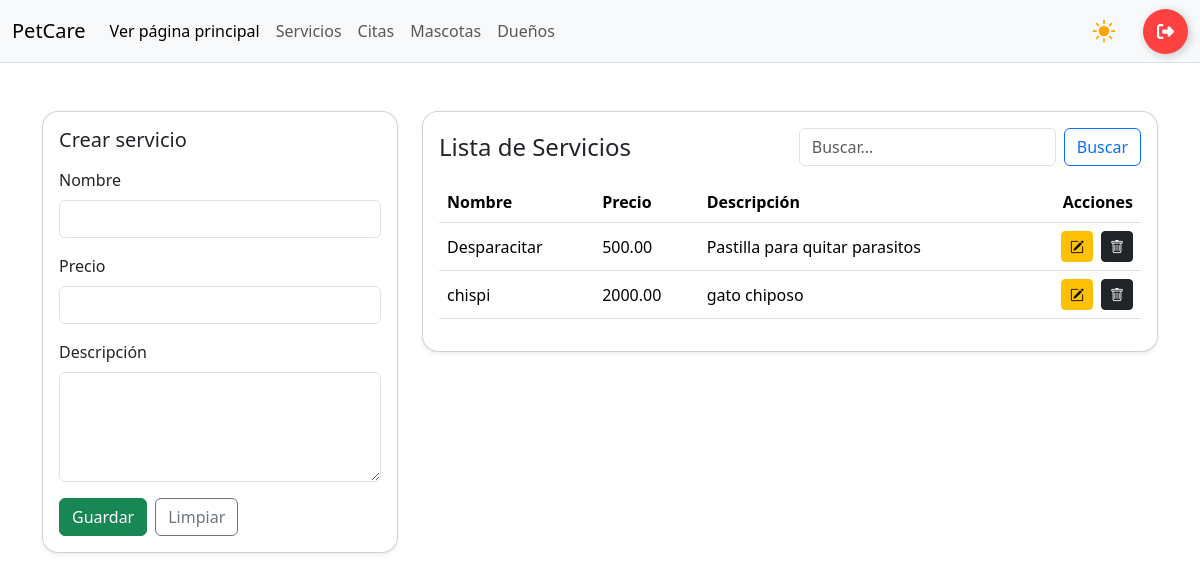
The app's page /servicios/ (signed in), older data.
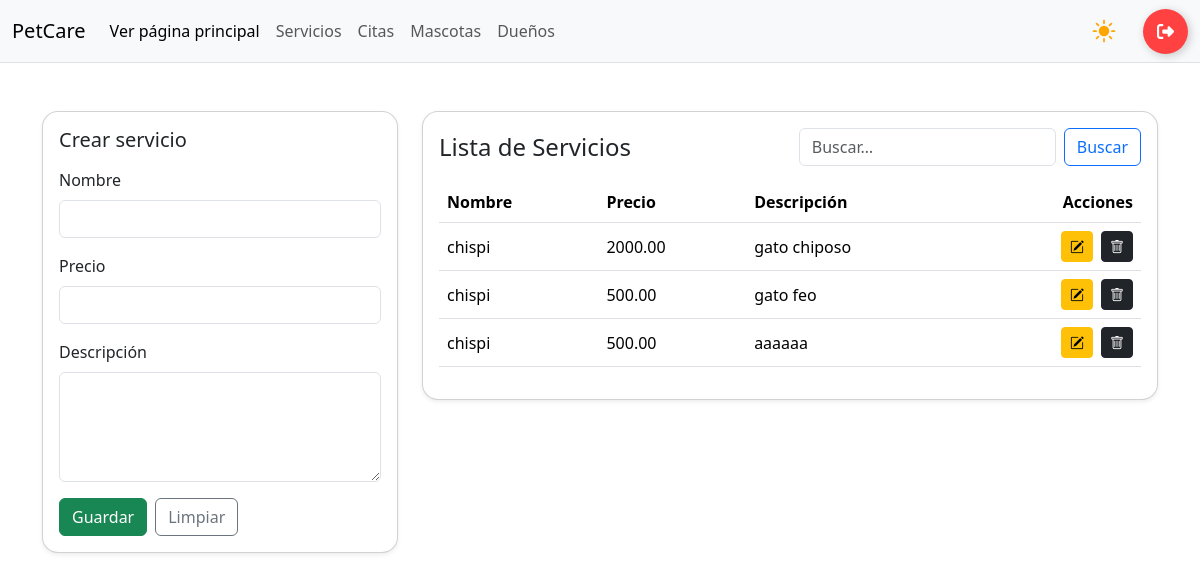
The same page, newer data.
### app/models.py (models this page shows, shortened)
class SERVICIO(models.Model):
    nombre = models.CharField(max_length=100)
    precio = models.DecimalField(max_digits=10, decimal_places=2)
    descripcion = models.TextField(blank=True, null= True)

### app/views.py (the view, shortened to what this page needs)
# urls.py: path('servicios/', views.servicios_panel, name='servicios'), # Panel o dashboard
@login_required
def servicios_panel(request, id=None):
    servicio = get_object_or_404(SERVICIO, id=id) if id else None
    servicios = SERVICIO.objects.all().order_by("nombre")
    ctx = {"servicios": servicios, "servicio": servicio, "editando": bool(servicio)}
    return render(request, "servicios.html", ctx)

### app/templates/servicios.html (shortened to what this page needs)
{% load static %}
<!DOCTYPE html>
<html lang="es">
<head>
    {% include 'referencias.html' %}
    <link rel="stylesheet" href="{% static 'css/panel.css' %}">
</head>
<body>
    {% include 'navbar-panel.html' %}
    <main class="container mt-5">
        <div class="row g-4">
            <div class="col-12 col-lg-4">
                <div class="card shadow-sm rounded-4">
                    <div class="card-body">
                        <h5 class="card-title mb-3">
                            {% if editando %}Editar servicio{% else %}Crear servicio{% endif %}
                        </h5>
                        <form method="post"
                            action="{% if editando %}{% url 'servicios_edit' servicio.id %}{% else %}{% url 'servicios' %}{% endif %}">
                            <div class="mb-3">
                                <label class="form-label">Nombre</label>
                                <input type="text" name="nombre" class="form-control" required
                                    value="{{ servicio.nombre|default_if_none:'' }}">
                            </div>
                            <div class="mb-3">
                                <label class="form-label">Precio</label>
                                <input type="number" step="0.01" min="0" name="precio" class="form-control" required
                                    value="{{ servicio.precio|default_if_none:'' }}">
                            </div>
                            <div class="mb-3">
                                <label class="form-label">Descripción</label>
                                <textarea name="descripcion" rows="4"
                                    class="form-control">{{ servicio.descripcion }}</textarea>
                            </div>
                            <div class="d-flex gap-2">
                                <button type="submit" class="btn btn-success">
                                    {% if editando %}Actualizar{% else %}Guardar{% endif %}
                                </button>
                                {% if editando %}
                                <a href="{% url 'servicios' %}" class="btn btn-secondary">Cancelar</a>
                                {% else %}
                                <button type="reset" class="btn btn-outline-secondary">Limpiar</button>
                                {% endif %}
                            </div>
                        </form>
                    </div>
                </div>
            </div>
            <div class="col-12 col-lg-8">
                <div class="card shadow-sm rounded-4">
                    <div class="card-body">
                        <div class="d-flex justify-content-between align-items-center mb-3">
                            <h4 class="m-0">Lista de Servicios</h4>
                            <form class="d-flex" method="get" action="{% url 'servicios' %}">
                                <input class="form-control me-2" type="search" placeholder="Buscar…" name="q"
                                    value="{{ q }}">
                                <button class="btn btn-outline-primary" type="submit">Buscar</button>
                            </form>
                        </div>
                        <table class="table table-hover align-middle">
                            <thead>
                                <tr>
                                    <th>Nombre</th>
                                    <th>Precio</th>
                                    <th>Descripción</th>
                                    <th class="text-end">Acciones</th>
                                </tr>
                            </thead>
                            <tbody>
                                {% for servicio in servicios %}
                                <tr>
                                    <td>{{ servicio.nombre }}</td>
                                    <td>{{ servicio.precio }}</td>
                                    <td>{{ servicio.descripcion }}</td>
                                    <td class="text-end">
                                        <div class="d-inline-flex gap-2">
                                            <a class="btn btn-warning btn-sm"
                                                href="{% url 'servicios_edit' servicio.id %}">
                                                <i class="bi bi-pencil-square"></i>
                                            </a>
                                            <a class="btn btn-dark btn-sm" href="{% url 'eliminar' servicio.id %}"
                                                onclick="return confirm('¿Eliminar este servicio?')">
                                                <i class="bi bi-trash"></i>
                                            </a>
                                        </div>
                                    </td>
                                </tr>
                                {% empty %}
                                <tr>
                                    <td colspan="4" class="text-center text-muted">Sin información disponible</td>
                                </tr>
                                {% endfor %}
                            </tbody>
                        </table>
                    </div>
                </div>
            </div>
        </div>
    </main>
</body>
</html>

### app/templates/referencias.html (shortened to what this page needs)
{% load static %}
<!DOCTYPE html>
<html lang="en">
<head>
    <link href="https://cdn.jsdelivr.net/npm/bootstrap@5.3.8/dist/css/bootstrap.min.css" rel="stylesheet"
>
    <link rel="stylesheet" href="https://cdn.jsdelivr.net/npm/bootstrap-icons@1.11.3/font/bootstrap-icons.css">
</head>
<body>
</body>
</html>

### app/templates/navbar-panel.html (shortened to what this page needs)
{% load static %}
<!DOCTYPE html>
<html lang="en">
<head>
    <link rel="stylesheet" href="{% static 'css/panel.css' %}">
    {% include 'referencias.html' %}
</head>
<body data-bs-theme="dark">
    <nav class="navbar navbar-expand-lg bg-dark border-bottom border-body">
        <div class="container-fluid">
            <a class="navbar-brand" href="#">PetCare</a>
            <div class="collapse navbar-collapse" id="navbarNav">
                <ul class="navbar-nav">
                    <li class="nav-item">
                        <a class="nav-link active" aria-current="page" href="{% url 'servicios' %}">Ver página
                            principal</a>
                    </li>
                    <li class="nav-item"><a class="nav-link" href="#">Servicios</a></li>
                    <li class="nav-item"><a class="nav-link" href="#">Citas</a></li>
                    <li class="nav-item"><a class="nav-link" href="#">Mascotas</a></li>
                    <li class="nav-item"><a class="nav-link" href="#">Dueños</a></li>
                </ul>
                <div class="ms-auto d-flex align-items-center gap-3">
                    <label for="theme-switch" class="toggle" title="Cambiar tema">
                        <div class="icon icon--sun">
                        </div>
                    </label>
                    <form method="post" action="">
                        <button type="submit" class="btn-logout" aria-label="Cerrar sesión" title="Cerrar sesión">
                            <div class="sign">
                            </div>
                        </button>
                    </form>
                </div>
            </div>
        </div>
    </nav>
</body>
</html>

### app/static/css/panel.css (style rules this page uses)
:root { color-scheme: light dark; }
.btn-logout { display: flex; align-items: center; justify-content: flex-start; width: 45px; height: 45px; border: none; border-radius: 50%; cursor: pointer; position: relative; overflow: hidden; transition: 0.3s; box-shadow: 2px 2px 10px rgba(0, 0, 0, 0.2); background-color: rgb(255, 65, 65); }
.sign { width: 100%; transition: 0.3s; display: flex; align-items: center; justify-content: center; }
.sign svg { width: 17px; }
.toggle { width: 46px; height: 46px; border-radius: 50%; display: grid; place-items: center; cursor: pointer; line-height: 1; }
.icon { grid-column: 1/1; grid-row: 1/1; transition: transform 500ms; line-height: 0.1; }
.icon--sun { transform: scale(0); color: #ffa500; }
#theme-switch:checked ~ .icon--sun { transition-delay: 200ms; transform: scale(1) rotate(360deg); }

Row changes from the older to the newer data that the page shows:
removed SERVICIO: nombre "Desparacitar", precio "500.00", descripcion "Pastilla para quitar parasitos"
added SERVICIO: nombre "chispi", precio "500.00", descripcion "gato feo"
added SERVICIO: nombre "chispi", precio "500.00", descripcion "aaaaaa"
